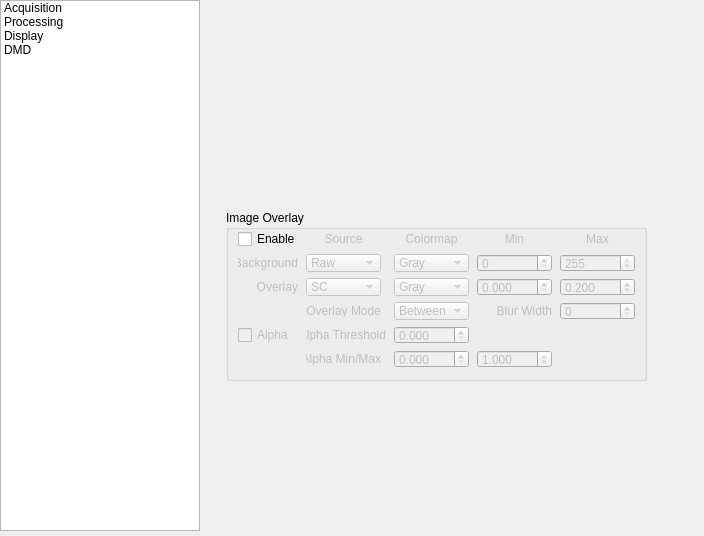
<?xml version="1.0" encoding="UTF-8"?>
<ui version="4.0">
 <class>Dialog</class>
 <widget class="QDialog" name="Dialog">
  <property name="geometry">
   <rect>
    <x>0</x>
    <y>0</y>
    <width>704</width>
    <height>536</height>
   </rect>
  </property>
  <property name="windowTitle">
   <string>Dialog</string>
  </property>
  <widget class="QWidget" name="horizontalLayoutWidget">
   <property name="geometry">
    <rect>
     <x>0</x>
     <y>0</y>
     <width>701</width>
     <height>531</height>
    </rect>
   </property>
   <layout class="QHBoxLayout" name="horizontalLayout">
    <item>
     <widget class="QListWidget" name="listWidget">
      <property name="maximumSize">
       <size>
        <width>200</width>
        <height>16777215</height>
       </size>
      </property>
      <property name="iconSize">
       <size>
        <width>24</width>
        <height>24</height>
       </size>
      </property>
      <item>
       <property name="text">
        <string>Acquisition</string>
       </property>
       <property name="icon">
        <iconset resource="icons.qrc">
         <normaloff>:/Acquire</normaloff>:/Acquire</iconset>
       </property>
      </item>
      <item>
       <property name="text">
        <string>Processing</string>
       </property>
       <property name="icon">
        <iconset resource="icons.qrc">
         <normaloff>:/Add</normaloff>:/Add</iconset>
       </property>
      </item>
      <item>
       <property name="text">
        <string>Display</string>
       </property>
       <property name="icon">
        <iconset resource="icons.qrc">
         <normaloff>:/Color Picker</normaloff>:/Color Picker</iconset>
       </property>
      </item>
      <item>
       <property name="text">
        <string>DMD</string>
       </property>
       <property name="icon">
        <iconset resource="icons.qrc">
         <normaloff>:/Crop</normaloff>:/Crop</iconset>
       </property>
      </item>
     </widget>
    </item>
    <item>
     <widget class="QStackedWidget" name="stackedWidget">
      <property name="currentIndex">
       <number>1</number>
      </property>
      <widget class="QWidget" name="page">
       <widget class="QWidget" name="gridLayoutWidget_5">
        <property name="geometry">
         <rect>
          <x>20</x>
          <y>20</y>
          <width>251</width>
          <height>214</height>
         </rect>
        </property>
        <layout class="QGridLayout" name="gridLayout_3">
         <item row="7" column="0" alignment="Qt::AlignRight">
          <widget class="QCheckBox" name="save_sc_videocheckBox">
           <property name="text">
            <string>Save SC Video</string>
           </property>
           <property name="checked">
            <bool>false</bool>
           </property>
          </widget>
         </item>
         <item row="5" column="1">
          <widget class="QComboBox" name="write_mode_combo">
           <property name="sizePolicy">
            <sizepolicy hsizetype="Preferred" vsizetype="Preferred">
             <horstretch>0</horstretch>
             <verstretch>0</verstretch>
            </sizepolicy>
           </property>
           <property name="currentIndex">
            <number>0</number>
           </property>
           <property name="maxVisibleItems">
            <number>3</number>
           </property>
           <property name="maxCount">
            <number>7</number>
           </property>
           <item>
            <property name="text">
             <string comment="Write data files after each complete sequence acquisition">After Each Sequence</string>
            </property>
           </item>
           <item>
            <property name="text">
             <string>Continuously</string>
            </property>
           </item>
           <item>
            <property name="text">
             <string>Never</string>
            </property>
           </item>
          </widget>
         </item>
         <item row="1" column="0">
          <widget class="QLabel" name="frames_seq_spin_label">
           <property name="text">
            <string>Frames/Sequence</string>
           </property>
           <property name="alignment">
            <set>Qt::AlignRight|Qt::AlignTrailing|Qt::AlignVCenter</set>
           </property>
          </widget>
         </item>
         <item row="4" column="1">
          <layout class="QHBoxLayout" name="horizontalLayout_3">
           <item alignment="Qt::AlignLeft">
            <widget class="QCheckBox" name="save_raw_check">
             <property name="sizePolicy">
              <sizepolicy hsizetype="Preferred" vsizetype="Preferred">
               <horstretch>0</horstretch>
               <verstretch>0</verstretch>
              </sizepolicy>
             </property>
             <property name="text">
              <string>Save Raw</string>
             </property>
             <property name="checked">
              <bool>true</bool>
             </property>
            </widget>
           </item>
           <item alignment="Qt::AlignLeft">
            <widget class="QCheckBox" name="save_sc_check">
             <property name="sizePolicy">
              <sizepolicy hsizetype="Preferred" vsizetype="Preferred">
               <horstretch>0</horstretch>
               <verstretch>0</verstretch>
              </sizepolicy>
             </property>
             <property name="text">
              <string>Save SC</string>
             </property>
             <property name="checked">
              <bool>false</bool>
             </property>
            </widget>
           </item>
          </layout>
         </item>
         <item row="6" column="0">
          <widget class="QLabel" name="label_2">
           <property name="text">
            <string>Filename</string>
           </property>
           <property name="alignment">
            <set>Qt::AlignRight|Qt::AlignTrailing|Qt::AlignVCenter</set>
           </property>
          </widget>
         </item>
         <item row="7" column="1" alignment="Qt::AlignLeft">
          <widget class="QCheckBox" name="save_overlay_videocheckBox">
           <property name="text">
            <string>Save Overlay Video</string>
           </property>
           <property name="checked">
            <bool>false</bool>
           </property>
          </widget>
         </item>
         <item row="0" column="1">
          <widget class="QSpinBox" name="NxN_spin">
           <property name="sizePolicy">
            <sizepolicy hsizetype="Fixed" vsizetype="Preferred">
             <horstretch>0</horstretch>
             <verstretch>0</verstretch>
            </sizepolicy>
           </property>
           <property name="minimumSize">
            <size>
             <width>75</width>
             <height>0</height>
            </size>
           </property>
           <property name="layoutDirection">
            <enum>Qt::LeftToRight</enum>
           </property>
           <property name="alignment">
            <set>Qt::AlignLeading|Qt::AlignLeft|Qt::AlignVCenter</set>
           </property>
           <property name="buttonSymbols">
            <enum>QAbstractSpinBox::UpDownArrows</enum>
           </property>
           <property name="minimum">
            <number>1</number>
           </property>
           <property name="maximum">
            <number>99</number>
           </property>
           <property name="value">
            <number>7</number>
           </property>
          </widget>
         </item>
         <item row="0" column="0">
          <widget class="QLabel" name="NxN_spin_label">
           <property name="frameShape">
            <enum>QFrame::NoFrame</enum>
           </property>
           <property name="frameShadow">
            <enum>QFrame::Plain</enum>
           </property>
           <property name="text">
            <string>N x N size</string>
           </property>
           <property name="alignment">
            <set>Qt::AlignRight|Qt::AlignTrailing|Qt::AlignVCenter</set>
           </property>
          </widget>
         </item>
         <item row="2" column="1">
          <widget class="QDoubleSpinBox" name="Nseq_spin">
           <property name="sizePolicy">
            <sizepolicy hsizetype="Fixed" vsizetype="Preferred">
             <horstretch>0</horstretch>
             <verstretch>0</verstretch>
            </sizepolicy>
           </property>
           <property name="minimumSize">
            <size>
             <width>75</width>
             <height>0</height>
            </size>
           </property>
           <property name="decimals">
            <number>0</number>
           </property>
           <property name="minimum">
            <double>-1.000000000000000</double>
           </property>
           <property name="maximum">
            <double>1000000.000000000000000</double>
           </property>
           <property name="value">
            <double>2.000000000000000</double>
           </property>
          </widget>
         </item>
         <item row="1" column="1">
          <widget class="QSpinBox" name="frames_seq_spin">
           <property name="sizePolicy">
            <sizepolicy hsizetype="Fixed" vsizetype="Preferred">
             <horstretch>0</horstretch>
             <verstretch>0</verstretch>
            </sizepolicy>
           </property>
           <property name="minimumSize">
            <size>
             <width>75</width>
             <height>0</height>
            </size>
           </property>
           <property name="minimum">
            <number>1</number>
           </property>
           <property name="maximum">
            <number>1000000</number>
           </property>
           <property name="value">
            <number>15</number>
           </property>
          </widget>
         </item>
         <item row="5" column="0">
          <widget class="QLabel" name="write_mode_combo_label">
           <property name="text">
            <string>Write Mode</string>
           </property>
           <property name="alignment">
            <set>Qt::AlignRight|Qt::AlignTrailing|Qt::AlignVCenter</set>
           </property>
          </widget>
         </item>
         <item row="6" column="1">
          <layout class="QHBoxLayout" name="horizontalLayout_10">
           <item>
            <widget class="QLineEdit" name="outputfile_edit">
             <property name="sizePolicy">
              <sizepolicy hsizetype="Preferred" vsizetype="Preferred">
               <horstretch>0</horstretch>
               <verstretch>0</verstretch>
              </sizepolicy>
             </property>
             <property name="text">
              <string>test</string>
             </property>
            </widget>
           </item>
           <item>
            <widget class="QToolButton" name="outputfile_browse_button">
             <property name="sizePolicy">
              <sizepolicy hsizetype="Preferred" vsizetype="Preferred">
               <horstretch>0</horstretch>
               <verstretch>0</verstretch>
              </sizepolicy>
             </property>
             <property name="text">
              <string>...</string>
             </property>
            </widget>
           </item>
          </layout>
         </item>
         <item row="2" column="0">
          <widget class="QLabel" name="Nseq_spin_label">
           <property name="text">
            <string># Sequences</string>
           </property>
           <property name="alignment">
            <set>Qt::AlignRight|Qt::AlignTrailing|Qt::AlignVCenter</set>
           </property>
          </widget>
         </item>
         <item row="3" column="1">
          <widget class="QCheckBox" name="compute_SC_check">
           <property name="sizePolicy">
            <sizepolicy hsizetype="Preferred" vsizetype="Preferred">
             <horstretch>0</horstretch>
             <verstretch>0</verstretch>
            </sizepolicy>
           </property>
           <property name="text">
            <string>Compute SC</string>
           </property>
           <property name="checked">
            <bool>true</bool>
           </property>
          </widget>
         </item>
        </layout>
       </widget>
      </widget>
      <widget class="QWidget" name="page_2">
       <widget class="QGroupBox" name="ImageOverlayGroup">
        <property name="geometry">
         <rect>
          <x>20</x>
          <y>210</y>
          <width>421</width>
          <height>171</height>
         </rect>
        </property>
        <property name="title">
         <string>Image Overlay</string>
        </property>
        <widget class="QWidget" name="layoutWidget">
         <property name="geometry">
          <rect>
           <x>10</x>
           <y>20</y>
           <width>406</width>
           <height>141</height>
          </rect>
         </property>
         <layout class="QGridLayout" name="ImageOverlayGrid">
          <item row="0" column="1">
           <widget class="QLabel" name="overlaySourceLabel">
            <property name="enabled">
             <bool>false</bool>
            </property>
            <property name="sizePolicy">
             <sizepolicy hsizetype="Fixed" vsizetype="Fixed">
              <horstretch>0</horstretch>
              <verstretch>0</verstretch>
             </sizepolicy>
            </property>
            <property name="minimumSize">
             <size>
              <width>75</width>
              <height>18</height>
             </size>
            </property>
            <property name="maximumSize">
             <size>
              <width>75</width>
              <height>18</height>
             </size>
            </property>
            <property name="text">
             <string>Source</string>
            </property>
            <property name="alignment">
             <set>Qt::AlignCenter</set>
            </property>
           </widget>
          </item>
          <item row="3" column="2">
           <widget class="QComboBox" name="thresh_type_comboBox">
            <property name="enabled">
             <bool>false</bool>
            </property>
            <property name="sizePolicy">
             <sizepolicy hsizetype="Fixed" vsizetype="Fixed">
              <horstretch>0</horstretch>
              <verstretch>0</verstretch>
             </sizepolicy>
            </property>
            <property name="minimumSize">
             <size>
              <width>75</width>
              <height>18</height>
             </size>
            </property>
            <property name="maximumSize">
             <size>
              <width>75</width>
              <height>18</height>
             </size>
            </property>
            <property name="toolTip">
             <string>Set overlay rendering mode</string>
            </property>
            <property name="currentIndex">
             <number>0</number>
            </property>
            <item>
             <property name="text">
              <string>Between</string>
             </property>
            </item>
            <item>
             <property name="text">
              <string>Above</string>
             </property>
            </item>
            <item>
             <property name="text">
              <string>Below</string>
             </property>
            </item>
           </widget>
          </item>
          <item row="2" column="1">
           <widget class="QComboBox" name="over_src_comboBox">
            <property name="enabled">
             <bool>false</bool>
            </property>
            <property name="sizePolicy">
             <sizepolicy hsizetype="Fixed" vsizetype="Fixed">
              <horstretch>0</horstretch>
              <verstretch>0</verstretch>
             </sizepolicy>
            </property>
            <property name="minimumSize">
             <size>
              <width>75</width>
              <height>18</height>
             </size>
            </property>
            <property name="maximumSize">
             <size>
              <width>75</width>
              <height>18</height>
             </size>
            </property>
            <property name="toolTip">
             <string>Select data source for overlay</string>
            </property>
            <property name="currentIndex">
             <number>1</number>
            </property>
            <item>
             <property name="text">
              <string>Raw</string>
             </property>
            </item>
            <item>
             <property name="text">
              <string>SC</string>
             </property>
            </item>
            <item>
             <property name="text">
              <string>TC</string>
             </property>
            </item>
            <item>
             <property name="text">
              <string>Video In</string>
             </property>
            </item>
            <item>
             <property name="text">
              <string>None</string>
             </property>
            </item>
           </widget>
          </item>
          <item row="1" column="3">
           <widget class="QDoubleSpinBox" name="bg_min_spin">
            <property name="enabled">
             <bool>false</bool>
            </property>
            <property name="sizePolicy">
             <sizepolicy hsizetype="Fixed" vsizetype="Fixed">
              <horstretch>0</horstretch>
              <verstretch>0</verstretch>
             </sizepolicy>
            </property>
            <property name="minimumSize">
             <size>
              <width>75</width>
              <height>18</height>
             </size>
            </property>
            <property name="maximumSize">
             <size>
              <width>75</width>
              <height>18</height>
             </size>
            </property>
            <property name="toolTip">
             <string>Set minimum display value for overlay background</string>
            </property>
            <property name="decimals">
             <number>0</number>
            </property>
            <property name="minimum">
             <double>0.000000000000000</double>
            </property>
            <property name="maximum">
             <double>255.000000000000000</double>
            </property>
           </widget>
          </item>
          <item row="3" column="3">
           <widget class="QLabel" name="overlayBlurLabel">
            <property name="enabled">
             <bool>false</bool>
            </property>
            <property name="sizePolicy">
             <sizepolicy hsizetype="Fixed" vsizetype="Fixed">
              <horstretch>0</horstretch>
              <verstretch>0</verstretch>
             </sizepolicy>
            </property>
            <property name="minimumSize">
             <size>
              <width>75</width>
              <height>13</height>
             </size>
            </property>
            <property name="maximumSize">
             <size>
              <width>75</width>
              <height>13</height>
             </size>
            </property>
            <property name="text">
             <string>Blur Width</string>
            </property>
            <property name="alignment">
             <set>Qt::AlignRight|Qt::AlignTrailing|Qt::AlignVCenter</set>
            </property>
           </widget>
          </item>
          <item row="5" column="2">
           <widget class="QDoubleSpinBox" name="over_alpha_min_SpinBox">
            <property name="enabled">
             <bool>false</bool>
            </property>
            <property name="sizePolicy">
             <sizepolicy hsizetype="Fixed" vsizetype="Fixed">
              <horstretch>0</horstretch>
              <verstretch>0</verstretch>
             </sizepolicy>
            </property>
            <property name="minimumSize">
             <size>
              <width>75</width>
              <height>18</height>
             </size>
            </property>
            <property name="maximumSize">
             <size>
              <width>75</width>
              <height>18</height>
             </size>
            </property>
            <property name="toolTip">
             <string>Set minimum alpha level for overlay transparency</string>
            </property>
            <property name="decimals">
             <number>3</number>
            </property>
            <property name="maximum">
             <double>1.000000000000000</double>
            </property>
            <property name="singleStep">
             <double>0.050000000000000</double>
            </property>
           </widget>
          </item>
          <item row="3" column="4">
           <widget class="QSpinBox" name="over_blur_spin">
            <property name="enabled">
             <bool>false</bool>
            </property>
            <property name="sizePolicy">
             <sizepolicy hsizetype="Fixed" vsizetype="Fixed">
              <horstretch>0</horstretch>
              <verstretch>0</verstretch>
             </sizepolicy>
            </property>
            <property name="minimumSize">
             <size>
              <width>75</width>
              <height>18</height>
             </size>
            </property>
            <property name="maximumSize">
             <size>
              <width>75</width>
              <height>18</height>
             </size>
            </property>
            <property name="toolTip">
             <string>Set overlay blur width</string>
            </property>
           </widget>
          </item>
          <item row="0" column="2">
           <widget class="QLabel" name="overlayColormapLabel">
            <property name="enabled">
             <bool>false</bool>
            </property>
            <property name="sizePolicy">
             <sizepolicy hsizetype="Fixed" vsizetype="Fixed">
              <horstretch>0</horstretch>
              <verstretch>0</verstretch>
             </sizepolicy>
            </property>
            <property name="minimumSize">
             <size>
              <width>75</width>
              <height>18</height>
             </size>
            </property>
            <property name="maximumSize">
             <size>
              <width>75</width>
              <height>18</height>
             </size>
            </property>
            <property name="text">
             <string>Colormap</string>
            </property>
            <property name="alignment">
             <set>Qt::AlignCenter</set>
            </property>
           </widget>
          </item>
          <item row="1" column="0">
           <widget class="QLabel" name="overlayBackgroundLabel">
            <property name="enabled">
             <bool>false</bool>
            </property>
            <property name="sizePolicy">
             <sizepolicy hsizetype="Fixed" vsizetype="Fixed">
              <horstretch>0</horstretch>
              <verstretch>0</verstretch>
             </sizepolicy>
            </property>
            <property name="minimumSize">
             <size>
              <width>60</width>
              <height>16</height>
             </size>
            </property>
            <property name="maximumSize">
             <size>
              <width>60</width>
              <height>16</height>
             </size>
            </property>
            <property name="text">
             <string>Background</string>
            </property>
            <property name="alignment">
             <set>Qt::AlignRight|Qt::AlignTrailing|Qt::AlignVCenter</set>
            </property>
           </widget>
          </item>
          <item row="2" column="3">
           <widget class="QDoubleSpinBox" name="over_min_spin">
            <property name="enabled">
             <bool>false</bool>
            </property>
            <property name="sizePolicy">
             <sizepolicy hsizetype="Fixed" vsizetype="Fixed">
              <horstretch>0</horstretch>
              <verstretch>0</verstretch>
             </sizepolicy>
            </property>
            <property name="minimumSize">
             <size>
              <width>75</width>
              <height>18</height>
             </size>
            </property>
            <property name="maximumSize">
             <size>
              <width>75</width>
              <height>18</height>
             </size>
            </property>
            <property name="toolTip">
             <string>Set minimum display value for overlay</string>
            </property>
            <property name="decimals">
             <number>3</number>
            </property>
            <property name="minimum">
             <double>0.000000000000000</double>
            </property>
            <property name="maximum">
             <double>99999.000000000000000</double>
            </property>
            <property name="singleStep">
             <double>0.010000000000000</double>
            </property>
           </widget>
          </item>
          <item row="1" column="4">
           <widget class="QDoubleSpinBox" name="bg_max_spin">
            <property name="enabled">
             <bool>false</bool>
            </property>
            <property name="sizePolicy">
             <sizepolicy hsizetype="Fixed" vsizetype="Fixed">
              <horstretch>0</horstretch>
              <verstretch>0</verstretch>
             </sizepolicy>
            </property>
            <property name="minimumSize">
             <size>
              <width>75</width>
              <height>18</height>
             </size>
            </property>
            <property name="maximumSize">
             <size>
              <width>75</width>
              <height>18</height>
             </size>
            </property>
            <property name="toolTip">
             <string>Set maximum display value for overlay background</string>
            </property>
            <property name="decimals">
             <number>0</number>
            </property>
            <property name="minimum">
             <double>0.000000000000000</double>
            </property>
            <property name="maximum">
             <double>255.000000000000000</double>
            </property>
            <property name="value">
             <double>255.000000000000000</double>
            </property>
           </widget>
          </item>
          <item row="0" column="0">
           <widget class="QCheckBox" name="enable_overlay_checkBox">
            <property name="sizePolicy">
             <sizepolicy hsizetype="Fixed" vsizetype="Fixed">
              <horstretch>0</horstretch>
              <verstretch>0</verstretch>
             </sizepolicy>
            </property>
            <property name="minimumSize">
             <size>
              <width>60</width>
              <height>18</height>
             </size>
            </property>
            <property name="maximumSize">
             <size>
              <width>60</width>
              <height>18</height>
             </size>
            </property>
            <property name="toolTip">
             <string>Toggle display of the image overlay view</string>
            </property>
            <property name="text">
             <string>Enable</string>
            </property>
           </widget>
          </item>
          <item row="4" column="2">
           <widget class="QDoubleSpinBox" name="over_Kmid_SpinBox">
            <property name="enabled">
             <bool>false</bool>
            </property>
            <property name="sizePolicy">
             <sizepolicy hsizetype="Fixed" vsizetype="Fixed">
              <horstretch>0</horstretch>
              <verstretch>0</verstretch>
             </sizepolicy>
            </property>
            <property name="minimumSize">
             <size>
              <width>75</width>
              <height>18</height>
             </size>
            </property>
            <property name="maximumSize">
             <size>
              <width>75</width>
              <height>18</height>
             </size>
            </property>
            <property name="toolTip">
             <string>Set overlay threshold for determining transparency. All overlay pixels less than this value will be opaque.</string>
            </property>
            <property name="decimals">
             <number>3</number>
            </property>
            <property name="maximum">
             <double>1.000000000000000</double>
            </property>
            <property name="singleStep">
             <double>0.010000000000000</double>
            </property>
            <property name="value">
             <double>0.000000000000000</double>
            </property>
           </widget>
          </item>
          <item row="3" column="1">
           <widget class="QLabel" name="overlayThreshLabel">
            <property name="enabled">
             <bool>false</bool>
            </property>
            <property name="sizePolicy">
             <sizepolicy hsizetype="Fixed" vsizetype="Fixed">
              <horstretch>0</horstretch>
              <verstretch>0</verstretch>
             </sizepolicy>
            </property>
            <property name="minimumSize">
             <size>
              <width>75</width>
              <height>13</height>
             </size>
            </property>
            <property name="maximumSize">
             <size>
              <width>75</width>
              <height>13</height>
             </size>
            </property>
            <property name="text">
             <string>Overlay Mode</string>
            </property>
            <property name="alignment">
             <set>Qt::AlignRight|Qt::AlignTrailing|Qt::AlignVCenter</set>
            </property>
           </widget>
          </item>
          <item row="4" column="0" alignment="Qt::AlignRight">
           <widget class="QCheckBox" name="alpha_enable_checkBox">
            <property name="enabled">
             <bool>false</bool>
            </property>
            <property name="sizePolicy">
             <sizepolicy hsizetype="Fixed" vsizetype="Fixed">
              <horstretch>0</horstretch>
              <verstretch>0</verstretch>
             </sizepolicy>
            </property>
            <property name="minimumSize">
             <size>
              <width>60</width>
              <height>18</height>
             </size>
            </property>
            <property name="maximumSize">
             <size>
              <width>60</width>
              <height>18</height>
             </size>
            </property>
            <property name="toolTip">
             <string>Toggle overlay transparency</string>
            </property>
            <property name="text">
             <string>Alpha</string>
            </property>
            <property name="checked">
             <bool>false</bool>
            </property>
           </widget>
          </item>
          <item row="0" column="3">
           <widget class="QLabel" name="overlayMinLabel">
            <property name="enabled">
             <bool>false</bool>
            </property>
            <property name="sizePolicy">
             <sizepolicy hsizetype="Fixed" vsizetype="Fixed">
              <horstretch>0</horstretch>
              <verstretch>0</verstretch>
             </sizepolicy>
            </property>
            <property name="minimumSize">
             <size>
              <width>75</width>
              <height>18</height>
             </size>
            </property>
            <property name="maximumSize">
             <size>
              <width>75</width>
              <height>18</height>
             </size>
            </property>
            <property name="text">
             <string>Min</string>
            </property>
            <property name="alignment">
             <set>Qt::AlignCenter</set>
            </property>
           </widget>
          </item>
          <item row="1" column="2">
           <widget class="QComboBox" name="bg_cmap_comboBox">
            <property name="enabled">
             <bool>false</bool>
            </property>
            <property name="sizePolicy">
             <sizepolicy hsizetype="Fixed" vsizetype="Fixed">
              <horstretch>0</horstretch>
              <verstretch>0</verstretch>
             </sizepolicy>
            </property>
            <property name="minimumSize">
             <size>
              <width>75</width>
              <height>18</height>
             </size>
            </property>
            <property name="maximumSize">
             <size>
              <width>75</width>
              <height>18</height>
             </size>
            </property>
            <property name="toolTip">
             <string>Select colormap for overlay background</string>
            </property>
            <item>
             <property name="text">
              <string>Gray</string>
             </property>
            </item>
            <item>
             <property name="text">
              <string>Jet</string>
             </property>
            </item>
            <item>
             <property name="text">
              <string>Reverse Jet</string>
             </property>
            </item>
            <item>
             <property name="text">
              <string>Hot</string>
             </property>
            </item>
            <item>
             <property name="text">
              <string>Cool</string>
             </property>
            </item>
            <item>
             <property name="text">
              <string>Autumn</string>
             </property>
            </item>
            <item>
             <property name="text">
              <string>pmkmp</string>
             </property>
            </item>
            <item>
             <property name="text">
              <string>Greens</string>
             </property>
            </item>
           </widget>
          </item>
          <item row="5" column="3">
           <widget class="QDoubleSpinBox" name="over_alpha_max_SpinBox">
            <property name="enabled">
             <bool>false</bool>
            </property>
            <property name="sizePolicy">
             <sizepolicy hsizetype="Fixed" vsizetype="Fixed">
              <horstretch>0</horstretch>
              <verstretch>0</verstretch>
             </sizepolicy>
            </property>
            <property name="minimumSize">
             <size>
              <width>75</width>
              <height>18</height>
             </size>
            </property>
            <property name="maximumSize">
             <size>
              <width>75</width>
              <height>18</height>
             </size>
            </property>
            <property name="toolTip">
             <string>Set maximum alpha level for overlay transparency</string>
            </property>
            <property name="decimals">
             <number>3</number>
            </property>
            <property name="maximum">
             <double>1.000000000000000</double>
            </property>
            <property name="singleStep">
             <double>0.050000000000000</double>
            </property>
            <property name="value">
             <double>1.000000000000000</double>
            </property>
           </widget>
          </item>
          <item row="0" column="4">
           <widget class="QLabel" name="overlayMaxLabel">
            <property name="enabled">
             <bool>false</bool>
            </property>
            <property name="sizePolicy">
             <sizepolicy hsizetype="Fixed" vsizetype="Fixed">
              <horstretch>0</horstretch>
              <verstretch>0</verstretch>
             </sizepolicy>
            </property>
            <property name="minimumSize">
             <size>
              <width>75</width>
              <height>18</height>
             </size>
            </property>
            <property name="maximumSize">
             <size>
              <width>75</width>
              <height>18</height>
             </size>
            </property>
            <property name="text">
             <string>Max</string>
            </property>
            <property name="alignment">
             <set>Qt::AlignCenter</set>
            </property>
           </widget>
          </item>
          <item row="2" column="0">
           <widget class="QLabel" name="overlayOverlayLabel">
            <property name="enabled">
             <bool>false</bool>
            </property>
            <property name="sizePolicy">
             <sizepolicy hsizetype="Fixed" vsizetype="Fixed">
              <horstretch>0</horstretch>
              <verstretch>0</verstretch>
             </sizepolicy>
            </property>
            <property name="minimumSize">
             <size>
              <width>60</width>
              <height>16</height>
             </size>
            </property>
            <property name="maximumSize">
             <size>
              <width>60</width>
              <height>16</height>
             </size>
            </property>
            <property name="text">
             <string>Overlay</string>
            </property>
            <property name="alignment">
             <set>Qt::AlignRight|Qt::AlignTrailing|Qt::AlignVCenter</set>
            </property>
           </widget>
          </item>
          <item row="2" column="2">
           <widget class="QComboBox" name="over_cmap_comboBox">
            <property name="enabled">
             <bool>false</bool>
            </property>
            <property name="sizePolicy">
             <sizepolicy hsizetype="Fixed" vsizetype="Fixed">
              <horstretch>0</horstretch>
              <verstretch>0</verstretch>
             </sizepolicy>
            </property>
            <property name="minimumSize">
             <size>
              <width>75</width>
              <height>18</height>
             </size>
            </property>
            <property name="maximumSize">
             <size>
              <width>75</width>
              <height>18</height>
             </size>
            </property>
            <property name="toolTip">
             <string>Select colormap for overlay</string>
            </property>
            <property name="currentIndex">
             <number>0</number>
            </property>
            <item>
             <property name="text">
              <string>Gray</string>
             </property>
            </item>
            <item>
             <property name="text">
              <string>Jet</string>
             </property>
            </item>
            <item>
             <property name="text">
              <string>Reverse Jet</string>
             </property>
            </item>
            <item>
             <property name="text">
              <string>Hot</string>
             </property>
            </item>
            <item>
             <property name="text">
              <string>Cool</string>
             </property>
            </item>
            <item>
             <property name="text">
              <string>Autumn</string>
             </property>
            </item>
            <item>
             <property name="text">
              <string>pmkmp</string>
             </property>
            </item>
            <item>
             <property name="text">
              <string>Greens</string>
             </property>
            </item>
            <item>
             <property name="text">
              <string>Neon</string>
             </property>
            </item>
           </widget>
          </item>
          <item row="4" column="1">
           <widget class="QLabel" name="overlayAlphaThresholdLabel">
            <property name="enabled">
             <bool>false</bool>
            </property>
            <property name="sizePolicy">
             <sizepolicy hsizetype="Fixed" vsizetype="Fixed">
              <horstretch>0</horstretch>
              <verstretch>0</verstretch>
             </sizepolicy>
            </property>
            <property name="minimumSize">
             <size>
              <width>80</width>
              <height>13</height>
             </size>
            </property>
            <property name="maximumSize">
             <size>
              <width>80</width>
              <height>13</height>
             </size>
            </property>
            <property name="text">
             <string>Alpha Threshold</string>
            </property>
            <property name="alignment">
             <set>Qt::AlignRight|Qt::AlignTrailing|Qt::AlignVCenter</set>
            </property>
           </widget>
          </item>
          <item row="1" column="1">
           <widget class="QComboBox" name="bg_src_comboBox">
            <property name="enabled">
             <bool>false</bool>
            </property>
            <property name="sizePolicy">
             <sizepolicy hsizetype="Fixed" vsizetype="Fixed">
              <horstretch>0</horstretch>
              <verstretch>0</verstretch>
             </sizepolicy>
            </property>
            <property name="minimumSize">
             <size>
              <width>75</width>
              <height>18</height>
             </size>
            </property>
            <property name="maximumSize">
             <size>
              <width>75</width>
              <height>18</height>
             </size>
            </property>
            <property name="toolTip">
             <string>Select data source for overlay background</string>
            </property>
            <item>
             <property name="text">
              <string>Raw</string>
             </property>
            </item>
            <item>
             <property name="text">
              <string>SC</string>
             </property>
            </item>
            <item>
             <property name="text">
              <string>TC</string>
             </property>
            </item>
            <item>
             <property name="text">
              <string>Video In</string>
             </property>
            </item>
            <item>
             <property name="text">
              <string>None</string>
             </property>
            </item>
           </widget>
          </item>
          <item row="2" column="4">
           <widget class="QDoubleSpinBox" name="over_max_spin">
            <property name="enabled">
             <bool>false</bool>
            </property>
            <property name="sizePolicy">
             <sizepolicy hsizetype="Fixed" vsizetype="Fixed">
              <horstretch>0</horstretch>
              <verstretch>0</verstretch>
             </sizepolicy>
            </property>
            <property name="minimumSize">
             <size>
              <width>75</width>
              <height>18</height>
             </size>
            </property>
            <property name="maximumSize">
             <size>
              <width>75</width>
              <height>18</height>
             </size>
            </property>
            <property name="toolTip">
             <string>Set maximum display value for overlay</string>
            </property>
            <property name="decimals">
             <number>3</number>
            </property>
            <property name="minimum">
             <double>0.000000000000000</double>
            </property>
            <property name="maximum">
             <double>99999.000000000000000</double>
            </property>
            <property name="singleStep">
             <double>0.020000000000000</double>
            </property>
            <property name="value">
             <double>0.200000000000000</double>
            </property>
           </widget>
          </item>
          <item row="5" column="1">
           <widget class="QLabel" name="overlayAlphaRangeLabel">
            <property name="enabled">
             <bool>false</bool>
            </property>
            <property name="sizePolicy">
             <sizepolicy hsizetype="Fixed" vsizetype="Fixed">
              <horstretch>0</horstretch>
              <verstretch>0</verstretch>
             </sizepolicy>
            </property>
            <property name="minimumSize">
             <size>
              <width>75</width>
              <height>13</height>
             </size>
            </property>
            <property name="maximumSize">
             <size>
              <width>75</width>
              <height>13</height>
             </size>
            </property>
            <property name="text">
             <string>Alpha Min/Max</string>
            </property>
            <property name="alignment">
             <set>Qt::AlignRight|Qt::AlignTrailing|Qt::AlignVCenter</set>
            </property>
           </widget>
          </item>
         </layout>
        </widget>
       </widget>
      </widget>
     </widget>
    </item>
   </layout>
  </widget>
 </widget>
 <resources>
  <include location="icons.qrc"/>
 </resources>
 <connections/>
</ui>
